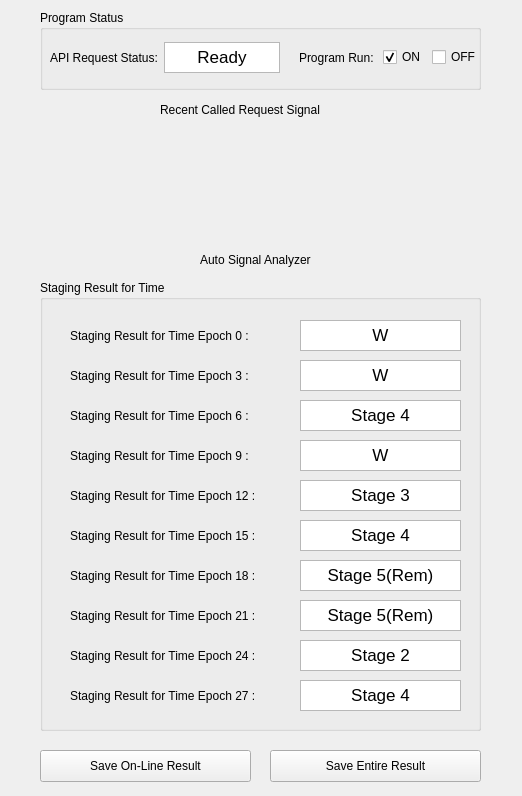
<?xml version="1.0" encoding="UTF-8"?>
<ui version="4.0">
 <class>test2</class>
 <widget class="QWidget" name="test2">
  <property name="enabled">
   <bool>true</bool>
  </property>
  <property name="geometry">
   <rect>
    <x>0</x>
    <y>0</y>
    <width>522</width>
    <height>796</height>
   </rect>
  </property>
  <property name="windowTitle">
   <string>test2</string>
  </property>
  <widget class="QLineEdit" name="lineEdit_19">
   <property name="geometry">
    <rect>
     <x>970</x>
     <y>790</y>
     <width>39</width>
     <height>21</height>
    </rect>
   </property>
  </widget>
  <widget class="QGroupBox" name="groupBox">
   <property name="geometry">
    <rect>
     <x>40</x>
     <y>280</y>
     <width>441</width>
     <height>451</height>
    </rect>
   </property>
   <property name="title">
    <string>Staging Result for Time</string>
   </property>
   <widget class="QTextBrowser" name="textBrowser">
    <property name="geometry">
     <rect>
      <x>260</x>
      <y>40</y>
      <width>161</width>
      <height>31</height>
     </rect>
    </property>
    <property name="html">
     <string>&lt;!DOCTYPE HTML PUBLIC &quot;-//W3C//DTD HTML 4.0//EN&quot; &quot;http://www.w3.org/TR/REC-html40/strict.dtd&quot;&gt;
&lt;html&gt;&lt;head&gt;&lt;meta name=&quot;qrichtext&quot; content=&quot;1&quot; /&gt;&lt;style type=&quot;text/css&quot;&gt;
p, li { white-space: pre-wrap; }
&lt;/style&gt;&lt;/head&gt;&lt;body style=&quot; font-family:'.AppleSystemUIFont'; font-size:13pt; font-weight:400; font-style:normal;&quot;&gt;
&lt;p align=&quot;center&quot; style=&quot; margin-top:0px; margin-bottom:0px; margin-left:0px; margin-right:0px; -qt-block-indent:0; text-indent:0px;&quot;&gt;W&lt;/p&gt;&lt;/body&gt;&lt;/html&gt;</string>
    </property>
   </widget>
   <widget class="QLabel" name="label_2">
    <property name="geometry">
     <rect>
      <x>30</x>
      <y>40</y>
      <width>221</width>
      <height>31</height>
     </rect>
    </property>
    <property name="text">
     <string>Staging Result for Time Epoch 0 :</string>
    </property>
   </widget>
   <widget class="QTextBrowser" name="textBrowser_2">
    <property name="geometry">
     <rect>
      <x>600</x>
      <y>170</y>
      <width>161</width>
      <height>31</height>
     </rect>
    </property>
   </widget>
   <widget class="QLabel" name="label_3">
    <property name="geometry">
     <rect>
      <x>30</x>
      <y>320</y>
      <width>221</width>
      <height>31</height>
     </rect>
    </property>
    <property name="text">
     <string>Staging Result for Time Epoch 21 :</string>
    </property>
   </widget>
   <widget class="QTextBrowser" name="textBrowser_3">
    <property name="geometry">
     <rect>
      <x>600</x>
      <y>170</y>
      <width>161</width>
      <height>31</height>
     </rect>
    </property>
   </widget>
   <widget class="QLabel" name="label_4">
    <property name="geometry">
     <rect>
      <x>30</x>
      <y>240</y>
      <width>221</width>
      <height>31</height>
     </rect>
    </property>
    <property name="text">
     <string>Staging Result for Time Epoch 15 :</string>
    </property>
   </widget>
   <widget class="QTextBrowser" name="textBrowser_4">
    <property name="geometry">
     <rect>
      <x>610</x>
      <y>180</y>
      <width>161</width>
      <height>31</height>
     </rect>
    </property>
   </widget>
   <widget class="QLabel" name="label_5">
    <property name="geometry">
     <rect>
      <x>30</x>
      <y>120</y>
      <width>221</width>
      <height>31</height>
     </rect>
    </property>
    <property name="text">
     <string>Staging Result for Time Epoch 6 :</string>
    </property>
   </widget>
   <widget class="QTextBrowser" name="textBrowser_5">
    <property name="geometry">
     <rect>
      <x>620</x>
      <y>190</y>
      <width>161</width>
      <height>31</height>
     </rect>
    </property>
   </widget>
   <widget class="QLabel" name="label_6">
    <property name="geometry">
     <rect>
      <x>30</x>
      <y>160</y>
      <width>221</width>
      <height>31</height>
     </rect>
    </property>
    <property name="text">
     <string>Staging Result for Time Epoch 9 :</string>
    </property>
   </widget>
   <widget class="QTextBrowser" name="textBrowser_6">
    <property name="geometry">
     <rect>
      <x>640</x>
      <y>190</y>
      <width>161</width>
      <height>31</height>
     </rect>
    </property>
   </widget>
   <widget class="QLabel" name="label_7">
    <property name="geometry">
     <rect>
      <x>30</x>
      <y>280</y>
      <width>221</width>
      <height>31</height>
     </rect>
    </property>
    <property name="text">
     <string>Staging Result for Time Epoch 18 :</string>
    </property>
   </widget>
   <widget class="QTextBrowser" name="textBrowser_7">
    <property name="geometry">
     <rect>
      <x>640</x>
      <y>190</y>
      <width>161</width>
      <height>31</height>
     </rect>
    </property>
   </widget>
   <widget class="QLabel" name="label_8">
    <property name="geometry">
     <rect>
      <x>30</x>
      <y>200</y>
      <width>221</width>
      <height>31</height>
     </rect>
    </property>
    <property name="text">
     <string>Staging Result for Time Epoch 12 :</string>
    </property>
   </widget>
   <widget class="QLabel" name="label_9">
    <property name="geometry">
     <rect>
      <x>30</x>
      <y>80</y>
      <width>221</width>
      <height>31</height>
     </rect>
    </property>
    <property name="text">
     <string>Staging Result for Time Epoch 3 :</string>
    </property>
   </widget>
   <widget class="QTextBrowser" name="textBrowser_8">
    <property name="geometry">
     <rect>
      <x>260</x>
      <y>80</y>
      <width>161</width>
      <height>31</height>
     </rect>
    </property>
    <property name="html">
     <string>&lt;!DOCTYPE HTML PUBLIC &quot;-//W3C//DTD HTML 4.0//EN&quot; &quot;http://www.w3.org/TR/REC-html40/strict.dtd&quot;&gt;
&lt;html&gt;&lt;head&gt;&lt;meta name=&quot;qrichtext&quot; content=&quot;1&quot; /&gt;&lt;style type=&quot;text/css&quot;&gt;
p, li { white-space: pre-wrap; }
&lt;/style&gt;&lt;/head&gt;&lt;body style=&quot; font-family:'.AppleSystemUIFont'; font-size:13pt; font-weight:400; font-style:normal;&quot;&gt;
&lt;p align=&quot;center&quot; style=&quot; margin-top:0px; margin-bottom:0px; margin-left:0px; margin-right:0px; -qt-block-indent:0; text-indent:0px;&quot;&gt;W&lt;/p&gt;&lt;/body&gt;&lt;/html&gt;</string>
    </property>
   </widget>
   <widget class="QTextBrowser" name="textBrowser_9">
    <property name="geometry">
     <rect>
      <x>260</x>
      <y>120</y>
      <width>161</width>
      <height>31</height>
     </rect>
    </property>
    <property name="html">
     <string>&lt;!DOCTYPE HTML PUBLIC &quot;-//W3C//DTD HTML 4.0//EN&quot; &quot;http://www.w3.org/TR/REC-html40/strict.dtd&quot;&gt;
&lt;html&gt;&lt;head&gt;&lt;meta name=&quot;qrichtext&quot; content=&quot;1&quot; /&gt;&lt;style type=&quot;text/css&quot;&gt;
p, li { white-space: pre-wrap; }
&lt;/style&gt;&lt;/head&gt;&lt;body style=&quot; font-family:'.AppleSystemUIFont'; font-size:13pt; font-weight:400; font-style:normal;&quot;&gt;
&lt;p align=&quot;center&quot; style=&quot; margin-top:0px; margin-bottom:0px; margin-left:0px; margin-right:0px; -qt-block-indent:0; text-indent:0px;&quot;&gt;Stage 4&lt;/p&gt;&lt;/body&gt;&lt;/html&gt;</string>
    </property>
   </widget>
   <widget class="QTextBrowser" name="textBrowser_10">
    <property name="geometry">
     <rect>
      <x>260</x>
      <y>160</y>
      <width>161</width>
      <height>31</height>
     </rect>
    </property>
    <property name="html">
     <string>&lt;!DOCTYPE HTML PUBLIC &quot;-//W3C//DTD HTML 4.0//EN&quot; &quot;http://www.w3.org/TR/REC-html40/strict.dtd&quot;&gt;
&lt;html&gt;&lt;head&gt;&lt;meta name=&quot;qrichtext&quot; content=&quot;1&quot; /&gt;&lt;style type=&quot;text/css&quot;&gt;
p, li { white-space: pre-wrap; }
&lt;/style&gt;&lt;/head&gt;&lt;body style=&quot; font-family:'.AppleSystemUIFont'; font-size:13pt; font-weight:400; font-style:normal;&quot;&gt;
&lt;p align=&quot;center&quot; style=&quot; margin-top:0px; margin-bottom:0px; margin-left:0px; margin-right:0px; -qt-block-indent:0; text-indent:0px;&quot;&gt;W&lt;/p&gt;&lt;/body&gt;&lt;/html&gt;</string>
    </property>
   </widget>
   <widget class="QTextBrowser" name="textBrowser_11">
    <property name="geometry">
     <rect>
      <x>260</x>
      <y>200</y>
      <width>161</width>
      <height>31</height>
     </rect>
    </property>
    <property name="html">
     <string>&lt;!DOCTYPE HTML PUBLIC &quot;-//W3C//DTD HTML 4.0//EN&quot; &quot;http://www.w3.org/TR/REC-html40/strict.dtd&quot;&gt;
&lt;html&gt;&lt;head&gt;&lt;meta name=&quot;qrichtext&quot; content=&quot;1&quot; /&gt;&lt;style type=&quot;text/css&quot;&gt;
p, li { white-space: pre-wrap; }
&lt;/style&gt;&lt;/head&gt;&lt;body style=&quot; font-family:'.AppleSystemUIFont'; font-size:13pt; font-weight:400; font-style:normal;&quot;&gt;
&lt;p align=&quot;center&quot; style=&quot; margin-top:0px; margin-bottom:0px; margin-left:0px; margin-right:0px; -qt-block-indent:0; text-indent:0px;&quot;&gt;Stage 3&lt;/p&gt;&lt;/body&gt;&lt;/html&gt;</string>
    </property>
   </widget>
   <widget class="QTextBrowser" name="textBrowser_12">
    <property name="geometry">
     <rect>
      <x>260</x>
      <y>240</y>
      <width>161</width>
      <height>31</height>
     </rect>
    </property>
    <property name="html">
     <string>&lt;!DOCTYPE HTML PUBLIC &quot;-//W3C//DTD HTML 4.0//EN&quot; &quot;http://www.w3.org/TR/REC-html40/strict.dtd&quot;&gt;
&lt;html&gt;&lt;head&gt;&lt;meta name=&quot;qrichtext&quot; content=&quot;1&quot; /&gt;&lt;style type=&quot;text/css&quot;&gt;
p, li { white-space: pre-wrap; }
&lt;/style&gt;&lt;/head&gt;&lt;body style=&quot; font-family:'.AppleSystemUIFont'; font-size:13pt; font-weight:400; font-style:normal;&quot;&gt;
&lt;p align=&quot;center&quot; style=&quot; margin-top:0px; margin-bottom:0px; margin-left:0px; margin-right:0px; -qt-block-indent:0; text-indent:0px;&quot;&gt;Stage 4&lt;/p&gt;&lt;/body&gt;&lt;/html&gt;</string>
    </property>
   </widget>
   <widget class="QTextBrowser" name="textBrowser_13">
    <property name="geometry">
     <rect>
      <x>260</x>
      <y>280</y>
      <width>161</width>
      <height>31</height>
     </rect>
    </property>
    <property name="html">
     <string>&lt;!DOCTYPE HTML PUBLIC &quot;-//W3C//DTD HTML 4.0//EN&quot; &quot;http://www.w3.org/TR/REC-html40/strict.dtd&quot;&gt;
&lt;html&gt;&lt;head&gt;&lt;meta name=&quot;qrichtext&quot; content=&quot;1&quot; /&gt;&lt;style type=&quot;text/css&quot;&gt;
p, li { white-space: pre-wrap; }
&lt;/style&gt;&lt;/head&gt;&lt;body style=&quot; font-family:'.AppleSystemUIFont'; font-size:13pt; font-weight:400; font-style:normal;&quot;&gt;
&lt;p align=&quot;center&quot; style=&quot; margin-top:0px; margin-bottom:0px; margin-left:0px; margin-right:0px; -qt-block-indent:0; text-indent:0px;&quot;&gt;Stage 5(Rem)&lt;/p&gt;&lt;/body&gt;&lt;/html&gt;</string>
    </property>
   </widget>
   <widget class="QTextBrowser" name="textBrowser_14">
    <property name="geometry">
     <rect>
      <x>260</x>
      <y>320</y>
      <width>161</width>
      <height>31</height>
     </rect>
    </property>
    <property name="html">
     <string>&lt;!DOCTYPE HTML PUBLIC &quot;-//W3C//DTD HTML 4.0//EN&quot; &quot;http://www.w3.org/TR/REC-html40/strict.dtd&quot;&gt;
&lt;html&gt;&lt;head&gt;&lt;meta name=&quot;qrichtext&quot; content=&quot;1&quot; /&gt;&lt;style type=&quot;text/css&quot;&gt;
p, li { white-space: pre-wrap; }
&lt;/style&gt;&lt;/head&gt;&lt;body style=&quot; font-family:'.AppleSystemUIFont'; font-size:13pt; font-weight:400; font-style:normal;&quot;&gt;
&lt;p align=&quot;center&quot; style=&quot; margin-top:0px; margin-bottom:0px; margin-left:0px; margin-right:0px; -qt-block-indent:0; text-indent:0px;&quot;&gt;Stage 5(Rem)&lt;/p&gt;&lt;/body&gt;&lt;/html&gt;</string>
    </property>
   </widget>
   <widget class="QLabel" name="label_18">
    <property name="geometry">
     <rect>
      <x>30</x>
      <y>360</y>
      <width>221</width>
      <height>31</height>
     </rect>
    </property>
    <property name="text">
     <string>Staging Result for Time Epoch 24 :</string>
    </property>
   </widget>
   <widget class="QTextBrowser" name="textBrowser_29">
    <property name="geometry">
     <rect>
      <x>260</x>
      <y>360</y>
      <width>161</width>
      <height>31</height>
     </rect>
    </property>
    <property name="html">
     <string>&lt;!DOCTYPE HTML PUBLIC &quot;-//W3C//DTD HTML 4.0//EN&quot; &quot;http://www.w3.org/TR/REC-html40/strict.dtd&quot;&gt;
&lt;html&gt;&lt;head&gt;&lt;meta name=&quot;qrichtext&quot; content=&quot;1&quot; /&gt;&lt;style type=&quot;text/css&quot;&gt;
p, li { white-space: pre-wrap; }
&lt;/style&gt;&lt;/head&gt;&lt;body style=&quot; font-family:'.AppleSystemUIFont'; font-size:13pt; font-weight:400; font-style:normal;&quot;&gt;
&lt;p align=&quot;center&quot; style=&quot; margin-top:0px; margin-bottom:0px; margin-left:0px; margin-right:0px; -qt-block-indent:0; text-indent:0px;&quot;&gt;Stage 2&lt;/p&gt;&lt;/body&gt;&lt;/html&gt;</string>
    </property>
   </widget>
   <widget class="QTextBrowser" name="textBrowser_30">
    <property name="geometry">
     <rect>
      <x>260</x>
      <y>400</y>
      <width>161</width>
      <height>31</height>
     </rect>
    </property>
    <property name="html">
     <string>&lt;!DOCTYPE HTML PUBLIC &quot;-//W3C//DTD HTML 4.0//EN&quot; &quot;http://www.w3.org/TR/REC-html40/strict.dtd&quot;&gt;
&lt;html&gt;&lt;head&gt;&lt;meta name=&quot;qrichtext&quot; content=&quot;1&quot; /&gt;&lt;style type=&quot;text/css&quot;&gt;
p, li { white-space: pre-wrap; }
&lt;/style&gt;&lt;/head&gt;&lt;body style=&quot; font-family:'.AppleSystemUIFont'; font-size:13pt; font-weight:400; font-style:normal;&quot;&gt;
&lt;p align=&quot;center&quot; style=&quot; margin-top:0px; margin-bottom:0px; margin-left:0px; margin-right:0px; -qt-block-indent:0; text-indent:0px;&quot;&gt;Stage 4&lt;/p&gt;&lt;/body&gt;&lt;/html&gt;</string>
    </property>
   </widget>
   <widget class="QLabel" name="label_19">
    <property name="geometry">
     <rect>
      <x>30</x>
      <y>400</y>
      <width>221</width>
      <height>31</height>
     </rect>
    </property>
    <property name="text">
     <string>Staging Result for Time Epoch 27 :</string>
    </property>
   </widget>
  </widget>
  <widget class="QPushButton" name="Refresh_btn">
   <property name="geometry">
    <rect>
     <x>40</x>
     <y>750</y>
     <width>211</width>
     <height>32</height>
    </rect>
   </property>
   <property name="text">
    <string>Save On-Line Result</string>
   </property>
  </widget>
  <widget class="QLabel" name="label_20">
   <property name="geometry">
    <rect>
     <x>160</x>
     <y>100</y>
     <width>191</width>
     <height>20</height>
    </rect>
   </property>
   <property name="text">
    <string>Recent Called Request Signal</string>
   </property>
  </widget>
  <widget class="QLabel" name="label_21">
   <property name="geometry">
    <rect>
     <x>200</x>
     <y>250</y>
     <width>141</width>
     <height>20</height>
    </rect>
   </property>
   <property name="text">
    <string>Auto Signal Analyzer </string>
   </property>
  </widget>
  <widget class="QPushButton" name="Refresh_btn_2">
   <property name="geometry">
    <rect>
     <x>270</x>
     <y>750</y>
     <width>211</width>
     <height>32</height>
    </rect>
   </property>
   <property name="text">
    <string>Save Entire Result</string>
   </property>
  </widget>
  <widget class="QGroupBox" name="groupBox_2">
   <property name="geometry">
    <rect>
     <x>40</x>
     <y>10</y>
     <width>441</width>
     <height>80</height>
    </rect>
   </property>
   <property name="title">
    <string>Program Status</string>
   </property>
   <widget class="QWidget" name="horizontalLayoutWidget">
    <property name="geometry">
     <rect>
      <x>10</x>
      <y>32</y>
      <width>431</width>
      <height>31</height>
     </rect>
    </property>
    <layout class="QHBoxLayout" name="horizontalLayout">
     <item>
      <widget class="QLabel" name="label">
       <property name="text">
        <string>API Request Status:</string>
       </property>
      </widget>
     </item>
     <item>
      <widget class="QTextBrowser" name="textBrowser_15">
       <property name="html">
        <string>&lt;!DOCTYPE HTML PUBLIC &quot;-//W3C//DTD HTML 4.0//EN&quot; &quot;http://www.w3.org/TR/REC-html40/strict.dtd&quot;&gt;
&lt;html&gt;&lt;head&gt;&lt;meta name=&quot;qrichtext&quot; content=&quot;1&quot; /&gt;&lt;style type=&quot;text/css&quot;&gt;
p, li { white-space: pre-wrap; }
&lt;/style&gt;&lt;/head&gt;&lt;body style=&quot; font-family:'.AppleSystemUIFont'; font-size:13pt; font-weight:400; font-style:normal;&quot;&gt;
&lt;p align=&quot;center&quot; style=&quot; margin-top:0px; margin-bottom:0px; margin-left:0px; margin-right:0px; -qt-block-indent:0; text-indent:0px;&quot;&gt;Ready&lt;/p&gt;&lt;/body&gt;&lt;/html&gt;</string>
       </property>
      </widget>
     </item>
     <item>
      <widget class="QLabel" name="imageLabel_3">
       <property name="text">
        <string/>
       </property>
      </widget>
     </item>
     <item>
      <widget class="QLabel" name="label_10">
       <property name="text">
        <string>Program Run: </string>
       </property>
      </widget>
     </item>
     <item>
      <widget class="QCheckBox" name="checkBox">
       <property name="text">
        <string>ON</string>
       </property>
       <property name="checked">
        <bool>true</bool>
       </property>
      </widget>
     </item>
     <item>
      <widget class="QCheckBox" name="checkBox_2">
       <property name="text">
        <string>OFF</string>
       </property>
      </widget>
     </item>
    </layout>
   </widget>
  </widget>
  <widget class="QLabel" name="label_11">
   <property name="enabled">
    <bool>true</bool>
   </property>
   <property name="geometry">
    <rect>
     <x>40</x>
     <y>130</y>
     <width>441</width>
     <height>101</height>
    </rect>
   </property>
   <property name="text">
    <string/>
   </property>
   <property name="pixmap">
    <pixmap>../45/57.png</pixmap>
   </property>
   <property name="scaledContents">
    <bool>true</bool>
   </property>
   <property name="alignment">
    <set>Qt::AlignCenter</set>
   </property>
  </widget>
 </widget>
 <resources/>
 <connections/>
</ui>
